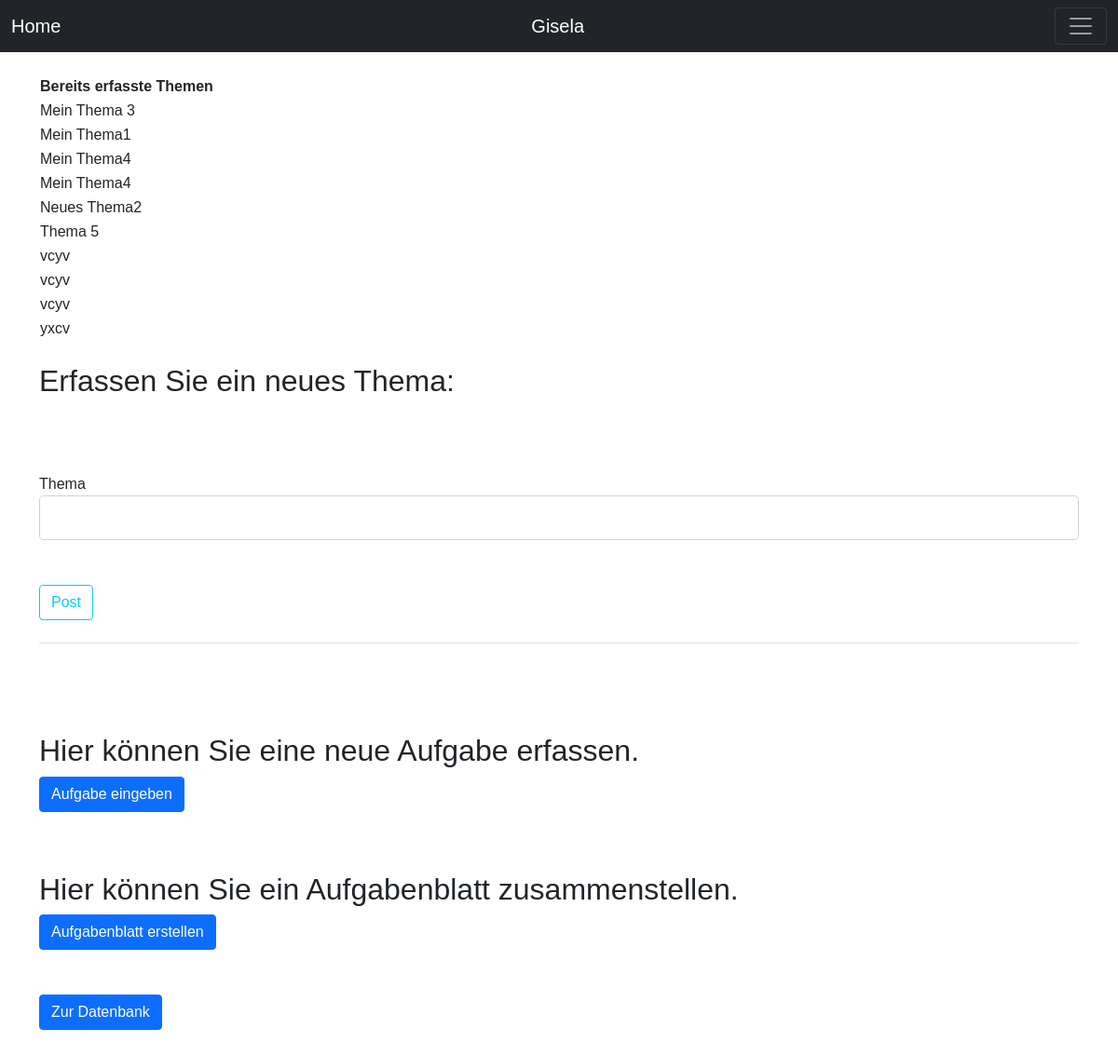
The page /topic/ (signed in) on the database its author committed.
### app/models.py (models this page shows, shortened)
class User(db.Model, UserMixin):
    id = db.Column(db.Integer, primary_key=True)
    username=db.Column(db.String(20), unique=True, nullable=False)
    email=db.Column(db.String(120), unique=True, nullable=False)
    image_file=db.Column(db.String(20), nullable=False, default='default.jpg')
    password=db.Column(db.String(60), nullable=False)
    posts=db.relationship('Aufgabe', backref='autor', lazy=True)

class Thema(db.Model):
    id = db.Column(db.Integer, primary_key=True)
    thema =db.Column(db.String(100), nullable=False, default='N/A')
    date_posted=db.Column(db.DateTime, nullable=True, default=datetime.utcnow)
    user_id=db.Column(db.Integer, db.ForeignKey('user.id'), nullable=False)

### app/routes.py (the view)
@app.route('/topic/', methods=['GET', 'POST'])
@login_required
def themen():
    form=ThemaForm()
    if form.validate_on_submit():
        post=Thema(thema=form.thema.data, user_id=1)
        db.session.add(post)
        db.session.commit()
        flash('Thema wurde erstellt', 'success')
        return redirect('/topic/')
    else:
        topics = Thema.query.order_by(Thema.thema).all()
        return render_template('themen.html', form=form, topics=topics)

### app/forms.py
class ThemaForm(FlaskForm):
    thema=StringField('Thema', validators=[DataRequired()])
    submit=SubmitField('Post')

### app/models.py (called while the page is built)
@login_manager.user_loader
def load_user(user_id):
    return User.query.get(int(user_id))

### app/templates/themen.html (shortened to what this page needs)
{% extends 'base.html' %}
{%block body  %}
<br>
<table>
  <tr>
      <th>Bereits erfasste Themen</th>
  </tr>
  {% for topic in topics %}
  <tr>
      <td>{{topic.thema}}</td>
  </tr>
  {% endfor %}
</table>
<br>
<h2>Erfassen Sie ein neues Thema:</h2>
<br>
<div class="content-section">
   <form method ="POST" action="">
       <br>
         <br>
         <div class="form-group">
           {{ form.thema.label(class="form-control-label") }}
           {%if form.thema.errors%}
            {{ form.thema(class="form-control form-control-lg is-invalid") }}
         <div class="invalid-feedback">
           {%for error in form.thema.errors%}
             <span> {{error}}</span>
             {%endfor%}
             </div>
           {%else%}
           {{form.thema (class="form-control form-control-lg")}}
           {%endif%}
         </div>
         <br>
       <br>
       <div class="form-group">
       {{form.submit(class="btn btn-outline-info") }}
       </div>
       <br>
       <fieldset class="form-group">
        <legend class="border-bottom mb-4"> {{legend}}</legend>
      <br><br><br><br>
       <h2>Hier können Sie eine neue Aufgabe erfassen.</h2>
       <a class="btn btn-primary" href="/new/" role="button">Aufgabe eingeben
           </a>
   <br>
   <br>
   <h2>Hier können Sie ein Aufgabenblatt zusammenstellen. </h2>
   <a class="btn btn-primary" href="/aufgaben/" role="button">Aufgabenblatt erstellen
   </a>
   <br>
   <br>
       <br>
       <a class="btn btn-primary" href="/eingabe/" role="button">Zur Datenbank</a>
       <br>
   </form>
   <br>
   <br>
</div>
{% endblock%}

### templates/base.html (shortened to what this page needs)
<!DOCTYPE html>
<html>
<head>
    <link rel='stylesheet' type='text/css' media='screen' href='main.css'>
    <link href="https://cdn.jsdelivr.net/npm/bootstrap@5.0.0-beta1/dist/css/bootstrap.min.css" rel="stylesheet"
>
    <link rel="stylesheet" href="static/css/main.css">
</head>
<body>
    <nav class="navbar navbar-dark bg-dark" aria-label="First navbar example">
        <div class="container-fluid">
            {% if current_user.is_authenticated %}
            <a class="navbar-brand" href="{{ url_for('home2') }}">Home </a>
            <a class="navbar-brand" href="{{ url_for('users') }}"> {{current_user.username}}</a>
            {%else%}
            <a class="navbar-brand" href="{{ url_for('home') }}">Home</a>
            {%endif%}
            <button class="navbar-toggler" type="button" data-bs-toggle="collapse" data-bs-target="#navbarsExample01"
                aria-controls="navbarsExample01" aria-expanded="false" aria-label="Toggle navigation">
                <span class="navbar-toggler-icon"></span>
            </button>
        </div>
    </nav>
    <div class="container">
        {%block body %} {% endblock body%}
    </div>
</body>
</html>

### static/css/main.css (style rules this page uses)
body { font-family: Arial, Helvetica, sans-serif; }

### rows shown on the page
User: username "Gisela"
Thema: thema "Mein Thema 3"
Thema: thema "Mein Thema1"
Thema: thema "Mein Thema4"
Thema: thema "Mein Thema4"
Thema: thema "Neues Thema2"
Thema: thema "Thema 5"
Thema: thema "vcyv"
Thema: thema "vcyv"
Thema: thema "vcyv"
Thema: thema "yxcv"
